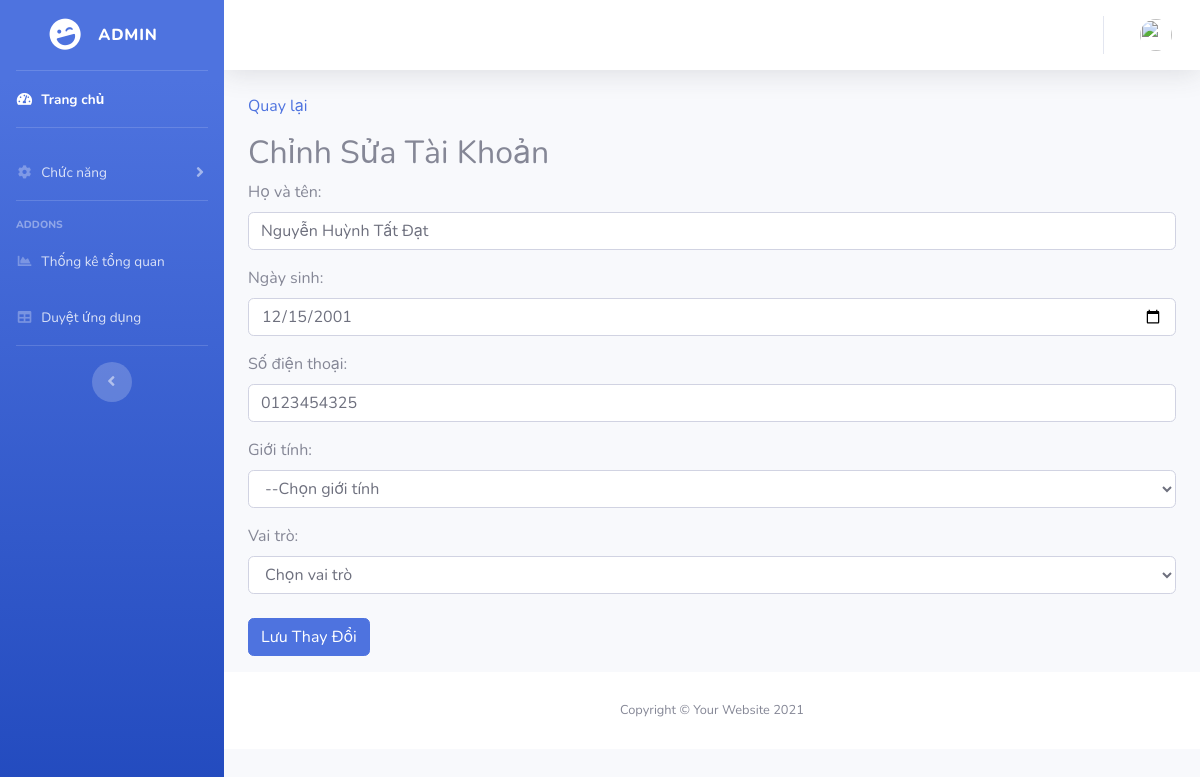
Screenshot of /admin/edit_account.php?id=1 with the database file from the repository.
### tables this page shows
CREATE TABLE `user` (
  `id_user` int(11) NOT NULL,
  `email` varchar(100) NOT NULL,
  `password` varchar(255) NOT NULL,
  `name` varchar(60) NOT NULL,
  `birthdate` date NOT NULL,
  `phone` varchar(10) NOT NULL,
  `gender` varchar(5) NOT NULL,
  `avatar` varchar(255) NOT NULL,
  `role` varchar(20) NOT NULL,
  `money` decimal(10,0) NOT NULL,
  `dev_email` varchar(100) NOT NULL,
  `dev_name` varchar(100) NOT NULL,
  `id_card_front` varchar(255) NOT NULL,
  `id_card_back` varchar(255) NOT NULL,
  `token` varchar(32) NOT NULL,
  `activate` int(11) NOT NULL
);

### dbconnection.php (called while the page is built, shortened)
<?php
function OPEN_DB(){
    $conn = new mysqli(HOST,USER,PASSWORD,DB);
    mysqli_query($conn,"SET NAMES 'UTF8'");
    return $conn;
}
function GetUserByID($id_user){
    $query = "SELECT id_user, email, name, birthdate, phone, gender, role, avatar FROM user WHERE id_user = ?";
    $conn = OPEN_DB();
    $stm = $conn->prepare($query);
    $stm->bind_param('s', $id_user);
    if(!$stm->execute()){
        return array('code' => 1, 'message' => 'Thẻ đã được sử dụng hoặc không tồn tại.');
    }
    $result = $stm->get_result();
    $data = $result->fetch_assoc();
    return $data;
}
?>

### admin/edit_account.php (the view, shortened to what this page needs)
<?php
require_once('../dbconnection.php');
if(isset($_GET['id'])){
    $info = GetUserByID($_GET['id']);
}
?>
<!DOCTYPE html>
<html lang="en">
<head>
    <link href="../dev/vendor/fontawesome-free/css/all.min.css" rel="stylesheet" type="text/css">
    <link href="../dev/css/sb-admin-2.css" rel="stylesheet">
</head>
<body id="page-top">
    <div id="wrapper">
        <?php include_once('menu.php') ?>
        <div id="content-wrapper" class="d-flex flex-column">
            <div id="content">
                <?php include_once('../dev/header.php') ?>
                <div class="container">
                    <p class="mb-3"><a href="admin.php?select=quanlytaikhoan">Quay lại</a></p>
                    <h2>Chỉnh Sửa Tài Khoản</h2>
                    <form method="POST">
                        <div class="form-group">
                            <label for="name">Họ và tên:</label>
                            <input type="text" class="form-control" id="name" name="name" value="<?php echo $info['name']; ?>">
                        </div>
                        <div class="form-group">
                            <label for="birthdate">Ngày sinh:</label>
                            <input type="date" class="form-control" id="birthdate" name="birthdate" value="<?php echo $info['birthdate']; ?>">
                        </div>
                        <div class="form-group">
                            <label for="phone">Số điện thoại:</label>
                            <input type="text" class="form-control" id="phone" name="phone" value="<?php echo $info['phone']; ?>">
                        </div>
                        <div class="mb-3 ">
                            <label class="form-label" for="inputZip">Giới tính:</label>
                            <select class="form-control" aria-label="Default select example" name="gender">
                                <option value="<?php echo $info['gender']; ?>">--Chọn giới tính</option>
                            </select>
                        </div>
                        <div class="mb-3 ">
                            <label class="form-label" for="inputZip">Vai trò:</label>
                            <select class="form-control" aria-label="Default select example" name="role">
                                <option value="<?php echo $info['role']; ?>">Chọn vai trò</option>
                            </select>
                            <button name="edit" type="submit" class="btn btn-primary mt-4">Lưu Thay Đổi</button>
                    </form>
                </div>
            </div>
            <?php include_once('../dev/footer.php') ?>
        </div>
    </div>
</body>
</html>

### rows the page displays
user: name "Nguyễn Huỳnh Tất Đạt", birthdate "12/15/2001", phone "0123454325"
